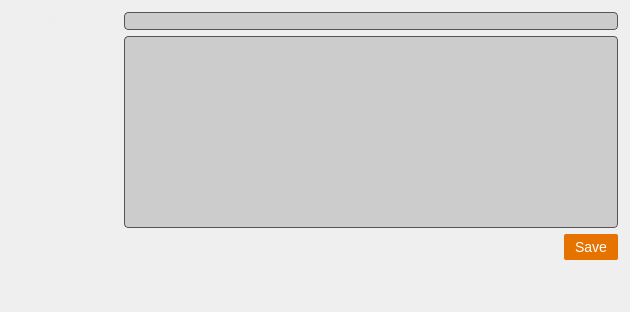
                <widget class="QWidget" name="my_channel_details_settings_page">
                 <layout class="QVBoxLayout" name="verticalLayout">
                  <property name="leftMargin">
                   <number>0</number>
                  </property>
                  <property name="topMargin">
                   <number>0</number>
                  </property>
                  <property name="rightMargin">
                   <number>0</number>
                  </property>
                  <property name="bottomMargin">
                   <number>0</number>
                  </property>
                  <item>
                   <layout class="QFormLayout" name="my_channel_settings_form">
                    <property name="fieldGrowthPolicy">
                     <enum>QFormLayout::ExpandingFieldsGrow</enum>
                    </property>
                    <property name="formAlignment">
                     <set>Qt::AlignLeading|Qt::AlignLeft|Qt::AlignTop</set>
                    </property>
                    <property name="leftMargin">
                     <number>12</number>
                    </property>
                    <property name="topMargin">
                     <number>12</number>
                    </property>
                    <property name="rightMargin">
                     <number>12</number>
                    </property>
                    <property name="bottomMargin">
                     <number>12</number>
                    </property>
                    <item row="0" column="0">
                     <widget class="QLabel" name="my_channel_settings_name_label">
                      <property name="styleSheet">
                       <string notr="true">color: #eee;</string>
                      </property>
                      <property name="text">
                       <string>Channel name</string>
                      </property>
                     </widget>
                    </item>
                    <item row="0" column="1">
                     <widget class="QLineEdit" name="my_channel_name_input">
                      <property name="styleSheet">
                       <string notr="true">border: 1px solid #555;
background-color: #ccc;
border-radius: 4px;</string>
                      </property>
                     </widget>
                    </item>
                    <item row="1" column="0">
                     <widget class="QLabel" name="my_channel_settings_description_label">
                      <property name="styleSheet">
                       <string notr="true">color: #eee;</string>
                      </property>
                      <property name="text">
                       <string>Channel description</string>
                      </property>
                     </widget>
                    </item>
                    <item row="1" column="1">
                     <widget class="QTextEdit" name="my_channel_description_input">
                      <property name="styleSheet">
                       <string notr="true">border: 1px solid #555;
background-color: #ccc;
border-radius: 4px;</string>
                      </property>
                     </widget>
                    </item>
                    <item row="2" column="1">
                     <widget class="QWidget" name="widget_3" native="true">
                      <layout class="QHBoxLayout" name="horizontalLayout_22">
                       <property name="spacing">
                        <number>0</number>
                       </property>
                       <property name="leftMargin">
                        <number>0</number>
                       </property>
                       <property name="topMargin">
                        <number>0</number>
                       </property>
                       <property name="rightMargin">
                        <number>0</number>
                       </property>
                       <property name="bottomMargin">
                        <number>0</number>
                       </property>
                       <item>
                        <spacer name="horizontalSpacer_31">
                         <property name="orientation">
                          <enum>Qt::Horizontal</enum>
                         </property>
                         <property name="sizeHint" stdset="0">
                          <size>
                           <width>440</width>
                           <height>20</height>
                          </size>
                         </property>
                        </spacer>
                       </item>
                       <item>
                        <widget class="QToolButton" name="toolButton_2">
                         <property name="minimumSize">
                          <size>
                           <width>54</width>
                           <height>26</height>
                          </size>
                         </property>
                         <property name="maximumSize">
                          <size>
                           <width>54</width>
                           <height>26</height>
                          </size>
                         </property>
                         <property name="styleSheet">
                          <string notr="true">border: none;
border-radius: 2px;
background-color: #e67300;
color: white;
font-size: 14px;
</string>
                         </property>
                         <property name="text">
                          <string>Save</string>
                         </property>
                        </widget>
                       </item>
                      </layout>
                     </widget>
                    </item>
                   </layout>
                  </item>
                  <item>
                   <spacer name="verticalSpacer_2">
                    <property name="orientation">
                     <enum>Qt::Vertical</enum>
                    </property>
                    <property name="sizeHint" stdset="0">
                     <size>
                      <width>20</width>
                      <height>40</height>
                     </size>
                    </property>
                   </spacer>
                  </item>
                 </layout>
                </widget>
